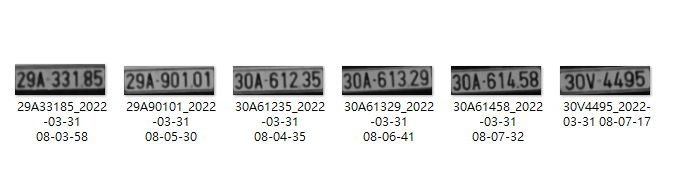
#> input picture 車牌照片儲存參考.PNG, 682 x 173 px, given in place of test.MOV, which was not available
$ python main.py
#> lines starting #> are read from the running program, lines starting #| are printed output that depends on the picture; after the words box and inside, x2 and y2 are one past the last pixel; in counts of white or black regions, pixels touching at a corner belong together; pictures that were not available may be replaced by others from this repository, and a replacement may not be noted
### tracker.py
import math


class EuclideanDistTracker:
    def __init__(self):
        # Store the center positions of the objects
        self.center_points = {}
        # Keep the count of the IDs
        # each time a new object id detected, the count will increase by one
        self.id_count = 0


    # [38 lines left out: function update, not called in this run]

### main.py
import cv2
import imutils
import numpy as np
import pytesseract
import pandas as pd
import os
import time
from tracker import *
from _collections import deque
from datetime import datetime
import csv

# 檔案路徑
pytesseract.pytesseract.tesseract_cmd = "C:\\Program Files\\Tesseract-OCR\\tesseract.exe"
video_path = "vidoes/test.MOV"
save_video = "saved_videos/test.mp4"
file_path = "saved_data/license_plate.csv"
yaml_file_path = "saved_data/license_plate.yml"

picture_list = []
picture_time_list = []
picture_current_time = {}
csv_list = []
csv_time_list = []
csv_current_time = {}

cap = cv2.VideoCapture(video_path)
width = cap.get(cv2.CAP_PROP_FRAME_WIDTH)
height = cap.get(cv2.CAP_PROP_FRAME_HEIGHT)
tracker = EuclideanDistTracker()
pts = [deque(maxlen=10000) for _ in range(10000)]


# 選擇是否儲存影片
# 選擇是否儲存車牌圖片
# 選擇是否儲存車牌資料
config = {
    "save_video": False,
    "save_license_plate_picture": False,
    "save_data": False
}

# 儲存影片
if config["save_video"]:
    try:
        total = int(cap.get(cv2.CAP_PROP_FRAME_COUNT))
        size = (int(cap.get(cv2.CAP_PROP_FRAME_WIDTH)), int(cap.get(cv2.CAP_PROP_FRAME_HEIGHT)))
        fps_cur = int(cap.get(cv2.CAP_PROP_FPS))
        fourcc = cv2.VideoWriter_fourcc(*'mp4v')
        writer = cv2.VideoWriter(save_video, fourcc, fps_cur, size, True)
    except:
        print("[INFO] could not determine in video")

while True:
    ret, frame = cap.read()
#> frame is the input picture: shape (173, 682, 3); mean B, G, R 227.3, 227.3, 227.3
    if not ret:
        break

    local_time = time.time()
    current_time_string = datetime.now().strftime('%Y-%m-%d %H-%M-%S')
    csv_current_date_string = datetime.now().strftime('%Y-%m-%d')
    csv_current_time_string = datetime.now().strftime('%H-%M-%S')

    # 車牌偵測
    gray = cv2.cvtColor(frame, cv2.COLOR_BGR2GRAY)
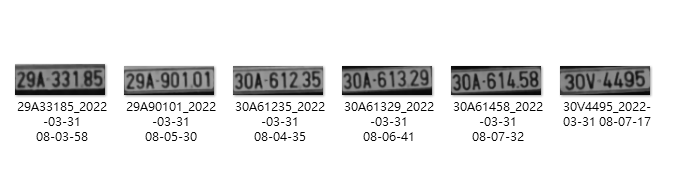
#> gray: shape (173, 682); min 0, max 255, mean 227.3
    gray = cv2.bilateralFilter(gray, 13, 15, 15)
    edged = cv2.Canny(gray, 30, 200)
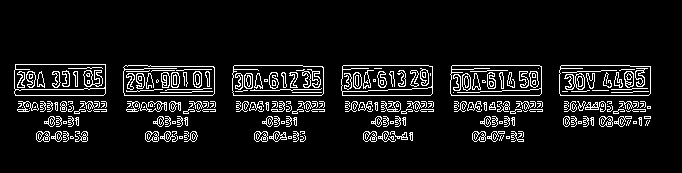
#> edged: shape (173, 682); 8.4% white in thin lines or dots, all inside (x1, y1, x2, y2) = (14, 64, 651, 142)
    contours = cv2.findContours(edged.copy(), cv2.RETR_TREE, cv2.CHAIN_APPROX_SIMPLE)
#> contours = 567 contours, 396 with area under 20; largest, box (x1, y1, x2, y2) and area: (14, 64, 106, 96) 2810, (450, 65, 542, 96) 2711, (450, 65, 542, 96) 2707, (341, 65, 433, 96) 2705, (559, 65, 651, 96) 2700
    contours = imutils.grab_contours(contours)
    contours = sorted(contours, key=cv2.contourArea, reverse=True)[:10]
#> contours = 10 contours; largest, box (x1, y1, x2, y2) and area: (14, 64, 106, 96) 2810, (450, 65, 542, 96) 2711, (450, 65, 542, 96) 2707, (341, 65, 433, 96) 2705, (559, 65, 651, 96) 2700
    screenCnt = None
    detections = []

    for c in contours:
        peri = cv2.arcLength(c, True)
        approx = cv2.approxPolyDP(c, 0.018 * peri, True)

        if len(approx) == 4:
            rect = cv2.minAreaRect(approx)
            box = cv2.boxPoints(rect)
            box = np.int0(box)

            x_max, max_x = max(box, key=lambda item: item[0])
            x_min, min_x = min(box, key=lambda item: item[0])
            max_y, y_max = max(box, key=lambda item: item[1])
            min_y, y_min = min(box, key=lambda item: item[1])

            if ((x_max - x_min) / (y_max - y_min)) > 2 and ((x_max - x_min) / (y_max - y_min)) < 5.5:

                src = [[x_min, (y_min - 10)], [x_max, (y_min - 10)], [x_min, (y_max + 10)], [x_max, (y_max + 10)]]
                dst = [[0, 0], [(x_max - x_min), 0], [0, (y_max - y_min)], [(x_max - x_min), (y_max - y_min)]]

                src_list = np.float32(src)
                dst_list = np.float32(dst)
                M = cv2.getPerspectiveTransform(src_list, dst_list)
                warped_frame = cv2.warpPerspective(frame, M, ((x_max - x_min), (y_max - y_min)))

                if warped_frame is not None:
#> (the run stopped early here; a loop or call above may not have finished)

$ run again, on 車牌資料儲存參考.PNG
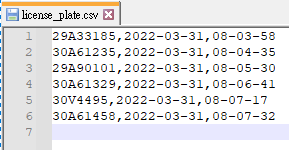
#> input picture 車牌資料儲存參考.PNG, 289 x 150 px, given in place of test.MOV, which was not available
#> frame is the input picture: shape (150, 289, 3); mean B, G, R 229.3, 228.1, 228.8
#> `gray = cv2.cvtColor(frame, cv2.COLOR_BGR2GRAY)`:
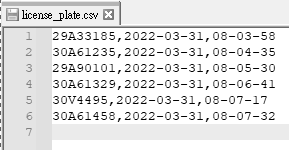
#> gray: shape (150, 289); min 0, max 255, mean 228.5
#> `edged = cv2.Canny(gray, 30, 200)`:
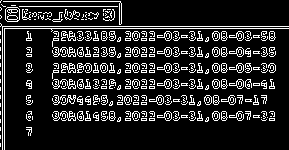
#> edged: shape (150, 289); 14.7% white in thin lines or dots
#> `contours = cv2.findContours(edged.copy(), cv2.RETR_TREE, cv2.CHAIN_APP..`: contours = 531 contours, 460 with area under 20; largest, box (x1, y1, x2, y2) and area: (5, 7, 20, 22) 188, (5, 7, 20, 22) 152, (157, 111, 172, 121) 56, (149, 95, 164, 105) 56, (229, 79, 244, 89) 56
#> `contours = sorted(contours, key=cv2.contourArea, reverse=True)[:10]`: contours = 10 contours; largest, box (x1, y1, x2, y2) and area: (5, 7, 20, 22) 188, (5, 7, 20, 22) 152, (157, 111, 172, 121) 56, (149, 95, 164, 105) 56, (229, 79, 244, 89) 56
#> the loop `for c in contours:` made 10 passes
#> peri on passes 1 to 8: 51.31, 82.04, 53.56, 53.56, 53.56, 53.56, 53.56, 53.56
#> after the loop `for c in contours:`: detections = []
#> after the loop in update, `for rect in objects_rect:`: self.center_points = 0 items; self.id_count = 0
#> after the loop in update, `for obj_bb_id in objects_bbs_ids:`: new_center_points = 0 items
#> boxes_ids = []
#> after the loop `for box_id in boxes_ids:`: csv_current_time = 0 items; csv_list = []; picture_current_time = 0 items; picture_list = []
